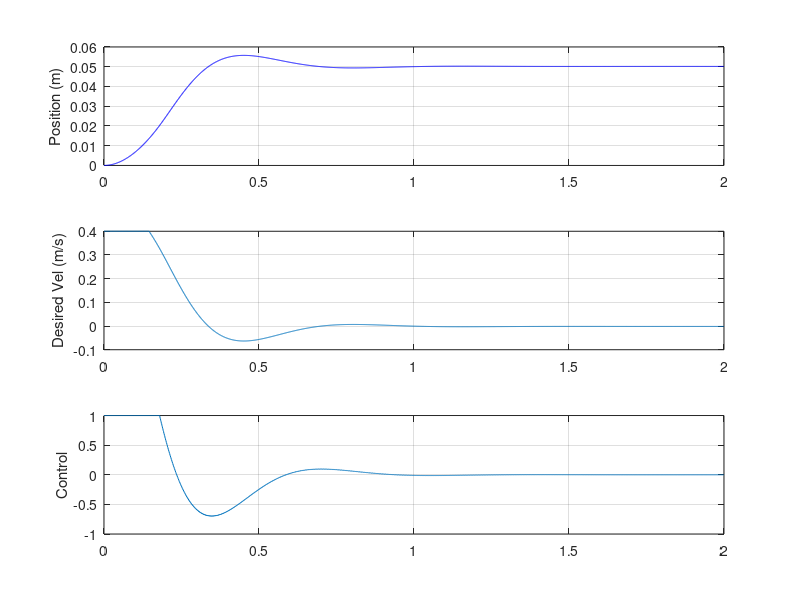

Write the MATLAB code that produced this figure.
    %% Cascaded Position–Velocity Control with Homing

clear; clc;

%% Simulation parameters
dt = 0.001;              % 1 kHz inner loop
steps = 2000;            % 4 seconds
time = (0:steps-1)*dt;

%% MBK parameters
mass = 0.7;
damping = 1.6;
stiffness = 0;

%% State variables
position = zeros(1,steps);
velocity = zeros(1,steps);

%% Encoder parameters
encoder_noise_std = 0.00000;   % meters
measured_position = zeros(1,steps);
measured_velocity = zeros(1,steps);

%% -------- Position loop (outer) --------
Kp_pos = 11;            % position → velocity
max_velocity = 0.4;      % m/s limit

%% -------- Velocity loop (inner PID) --------
Kp_vel = 14;
Ki_vel = 0.79;
Kd_vel = 0.69;

vel_integrator = 0;
vel_integrator_limit = 1.5;
output_limit = 1;

prev_vel_error = 0;
prev_velocity = 0;

%% Homing parameters
limit_switch_position = 0.0;
homed = true;
homing_speed = -0.25;
target_position = 0.05;

%% Logs
control = zeros(1,steps);
desired_velocity_log = zeros(1,steps);
homed_log = zeros(1,steps);

%% Simulation loop
for i = 1:steps

    %% Encoder measurement
    measured_position(i) = position(i) + encoder_noise_std * randn();

    if i > 1
        measured_velocity(i) = ...
            (measured_position(i) - measured_position(i-1)) / dt;
    end

    %% Homing logic
    if ~homed
        control(i) = homing_speed;

        if position(i) <= limit_switch_position
            homed = true;
            position(i) = 0;
            velocity(i) = 0;
            vel_integrator = 0;
        end

    else
        %% -------- Position loop --------
        pos_error = target_position - measured_position(i);
        desired_velocity = Kp_pos * pos_error;
        desired_velocity = max(min(desired_velocity, max_velocity), ...
                               -max_velocity);

        %% -------- Velocity loop --------
        vel_error = desired_velocity - measured_velocity(i);

        vel_integrator = vel_integrator + ...
            0.5*(vel_error + prev_vel_error)*dt;
        vel_integrator = max(min(vel_integrator, ...
                                 vel_integrator_limit), ...
                                 -vel_integrator_limit);

        d_vel = (measured_velocity(i) - prev_velocity)/dt;

        u = Kp_vel*vel_error + ...
            Ki_vel*vel_integrator - ...
            Kd_vel*d_vel;

        u = max(min(u, output_limit), -output_limit);

        control(i) = u;

        prev_vel_error = vel_error;
        prev_velocity = measured_velocity(i);
    end

    homed_log(i) = homed;
    desired_velocity_log(i) = desired_velocity;

    %% MBK dynamics
    if i < steps
        acc = (control(i) ...
              - damping*velocity(i) ...
              - stiffness*position(i)) / mass;

        velocity(i+1) = velocity(i) + acc*dt;
        position(i+1) = position(i) + velocity(i+1)*dt;
    end
end

%% Plots
figure;

subplot(3,1,1);
plot(time, position, 'b');
ylabel('Position (m)');
grid on;

subplot(3,1,2);
plot(time, desired_velocity_log);
ylabel('Desired Vel (m/s)');
grid on;

subplot(3,1,3);
plot(time, control);
ylabel('Control');
grid on;

%subplot(4,1,4);
%plot(time, homed_log);
%ylabel('Homed');
%xlabel('Time (s)');
%grid on;
%
